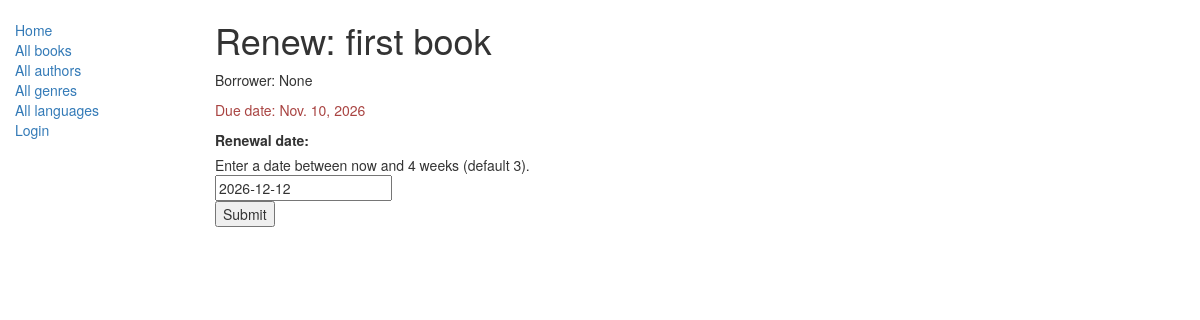
The app's page /catalog/book/2e315db4-3f6e-4510-a585-5978066a84e5/renew/, older data.
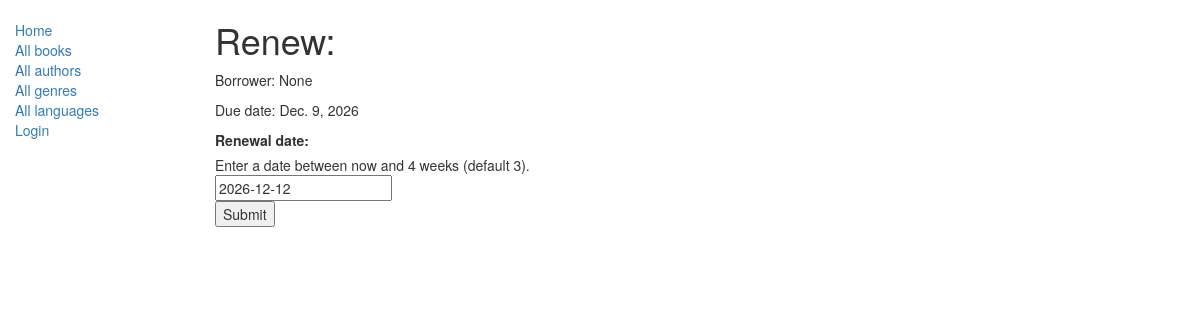
The same page, newer data.
### catalog/models.py (models this page shows, shortened)
class BookInstance(models.Model):
    id = models.UUIDField(primary_key=True, default=uuid.uuid4,
                          help_text="Unique ID for this particular book across whole library")
    book = models.ForeignKey('Book', on_delete=models.SET_NULL, null=True)
    imprint = models.CharField(max_length=200)
    due_back = models.DateField(null=True, blank=True)
    borrower = models.ForeignKey(User, on_delete=models.SET_NULL, null=True, blank=True)
    LOAN_STATUS = (
        ('m', 'Maintenance'),
        ('o', 'On loan'),
        ('a', 'Available'),
        ('r', 'Reserved'),
    )
    status = models.CharField(max_length=1, choices=LOAN_STATUS, blank=True, default='m', help_text='Book availability')
    class Meta:
        ordering = ["due_back"]
        permissions = (
            ("can_mark_returned", "Set book as returned"),
            ("can_edit", "Edit book instance"),
        )
    @property
    def is_overdue(self):
        if self.due_back and date.today() > self.due_back:
            return True
        return False

class Book(models.Model):
    title = models.CharField(max_length=100)
    author = models.ForeignKey('Author', on_delete=models.SET_NULL, null=True)
    summary = models.TextField(max_length=1000, help_text='Enter a brief description of the book')
    isbn = models.CharField('ISBN', max_length=13, help_text='13 Character <a href="https://www.isbn-international.org/content/what-isbn">ISBN number</a>')
    genre = models.ManyToManyField(Genre, help_text='Select a genre for this book')
    language = models.ForeignKey(Language, on_delete=models.SET_NULL, null=True)
    def display_genre(self):
        return ', '.join([genre.name for genre in self.genre.all()[:3]]) #берём первые три жанра из всех, разделяем их запятой и показываем пользователю
    display_genre.short_description = 'Genre'

### catalog/views.py (the view)
# urls.py: re_path(r'^book/(?P<pk>[-\w]+)/renew/$', views.renew_book_librarian, name='renew_book_librarian'),
def renew_book_librarian(request, pk):
    book_inst = get_object_or_404(BookInstance, pk=pk)
    if request.method == 'POST':
        form = RenewBookForm(request.POST)
        if form.is_valid():
            book_inst.due_back = form.cleaned_data['renewal_date']
            book_inst.save()
            return HttpResponseRedirect(reverse('all_borrowed') )
    else:
        proposed_renewal_date = datetime.date.today() + datetime.timedelta(weeks=3)
        form = RenewBookForm(initial={'renewal_date': proposed_renewal_date,})
    return render(request, 'book_renew_librarian.html', {'form': form, 'bookinst':book_inst})

### catalog/forms.py (shortened to what this page needs)
class RenewBookForm(forms.Form):
    renewal_date = forms.DateField(help_text="Enter a date between now and 4 weeks (default 3).")

### catalog/templates/book_renew_librarian.html (shortened to what this page needs)
{% extends "base_generic.html" %}
{% block content %}
    <h1>Renew: {{bookinst.book.title}}</h1>
    <p>Borrower: {{bookinst.borrower}}</p>
    <p{% if bookinst.is_overdue %} class="text-danger"{% endif %}>Due date: {{bookinst.due_back}}</p>
    <form action="" method="post">
        <table>
        {{ form }}
        </table>
        <input type="submit" value="Submit" />
    </form>
{% endblock %}

Row changes from the older to the newer data that the page shows:
changed BookInstance "None": due_back "Nov. 10, 2026" → "Dec. 9, 2026"; book "first book" → (not shown)
